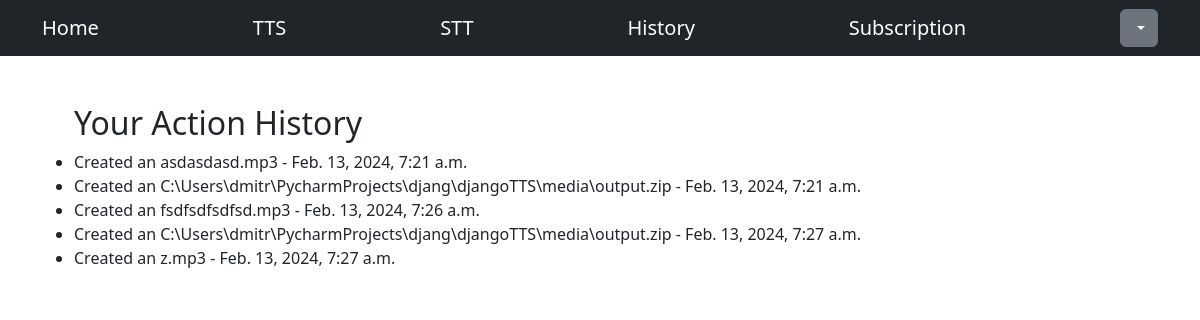
The app's page /tts/history (signed in) with its own data.
### tts/models.py (models this page shows, shortened)
class UserAction(models.Model):
    user = models.ForeignKey(settings.AUTH_USER_MODEL, on_delete=models.CASCADE)
    action = models.CharField(max_length=124, null=True, blank=True)
    timestamp = models.DateTimeField(auto_now_add=True)

### tts/views.py (the view)
# urls.py: path('history', views.UsersHistoryView.as_view(), name='history'),
class UsersHistoryView(View):
    template_name = 'tts/history.html'
    def get(self, request, *args, **kwargs):
        user_actions = UserAction.objects.filter(user=request.user)
        return render(request, self.template_name, {'user_actions': user_actions})

### tts/templates/tts/history.html
{% extends 'users/base.html' %}
{% load static %}
{% block content %}
  <div class="container mt-5">
    {% if user_actions %}
      <ul>
        <h2>Your Action History</h2>
        {% for action in user_actions %}
          <li>{{ action.action }} - {{ action.timestamp }}</li>
        {% endfor %}
      </ul>
    {% else %}
      <p>No action history available.</p>
    {% endif %}
  </div>
{% endblock %}

### records on screen
UserAction: action "Created an asdasdasd.mp3", timestamp "Feb. 13, 2024, 7:21 a.m."
UserAction: action "Created an C:\\Users\\dmitr\\PycharmProjects\\djang\\djangoTTS\\media\\output.zip", timestamp "Feb. 13, 2024, 7:21 a.m."
UserAction: action "Created an fsdfsdfsdfsd.mp3", timestamp "Feb. 13, 2024, 7:26 a.m."
UserAction: action "Created an C:\\Users\\dmitr\\PycharmProjects\\djang\\djangoTTS\\media\\output.zip", timestamp "Feb. 13, 2024, 7:27 a.m."
UserAction: action "Created an z.mp3", timestamp "Feb. 13, 2024, 7:27 a.m."
